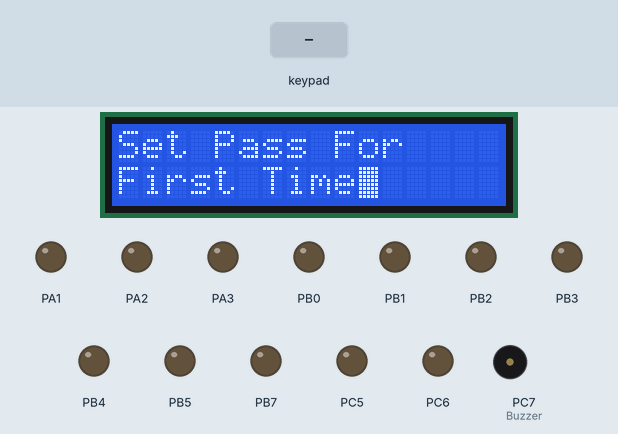
A program run on a simulated ATmega32, built with avr-gcc and emulated at 8 MHz. Shown: 16×2 character LCD, output pins drawn as LEDs (lit = HIGH), buzzer (waves = sounding, pin HIGH). Wiring (inferred from the signals the program sends): 4×4 keypad with keys 7 8 9 / 4 5 6 * 1 2 3 - C 0 = +: rows PD4, PD5, PD6, PD7; columns PD0, PD1, PD2, PD3. Wiring (inferred from the names in the program): 24Cxx EEPROM at I2C address 0x50; character LCD (HD44780): RS PC2; R/W PC3; E PC4; data PA4, PA5, PA6, PA7. Inputs (shaded band) come from the test bench. EEPROM starts erased; pins used as bus, display or sensor lines are not drawn.

Above: at 1.2 s.
1.3 s: keypad keys 7 + 5 = pressed 0.4 s apart
At 4.3 s:
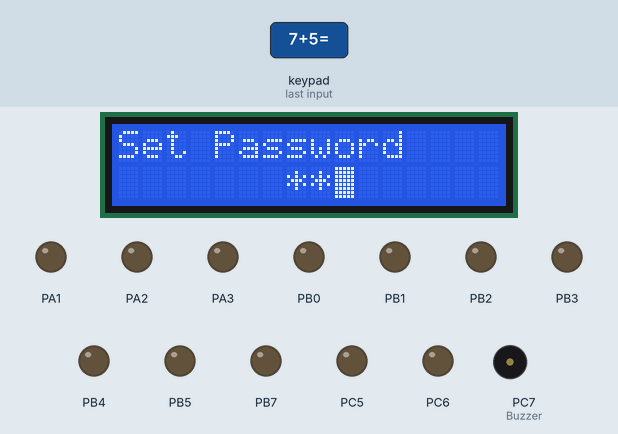
4.9 s: key '/' pressed
At 6.5 s:
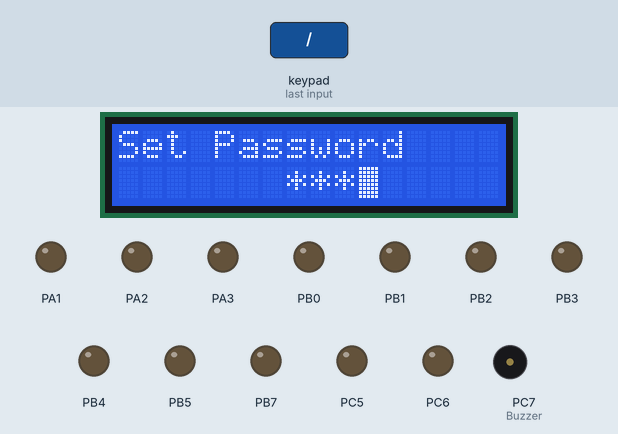
6.8 s: key 'C' pressed
At 7.9 s:
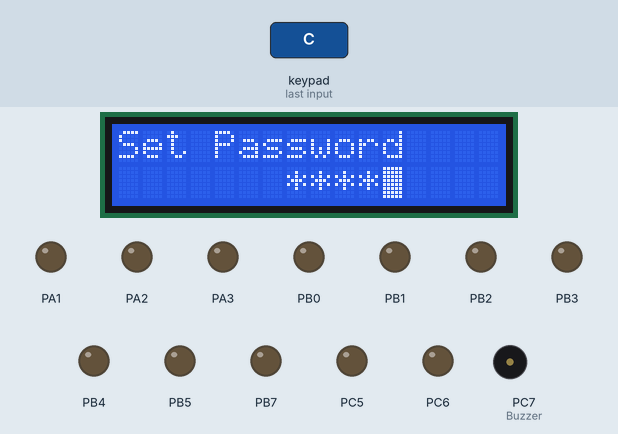
9.8 s: keypad keys 8 / 2 = pressed 0.4 s apart
At 13.5 s:
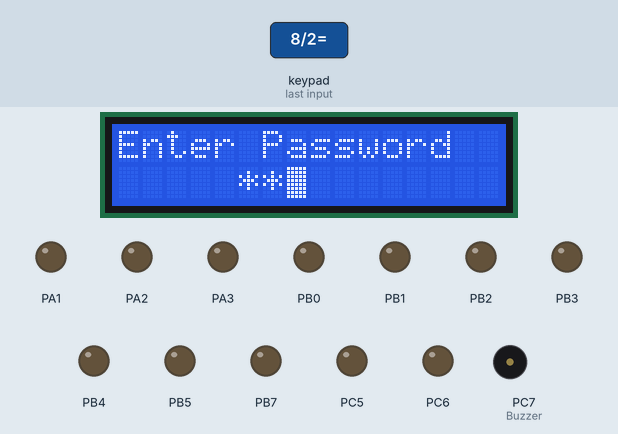
13.8 s: keypad keys 1 2 3 4 pressed 0.4 s apart
At 15.9 s:
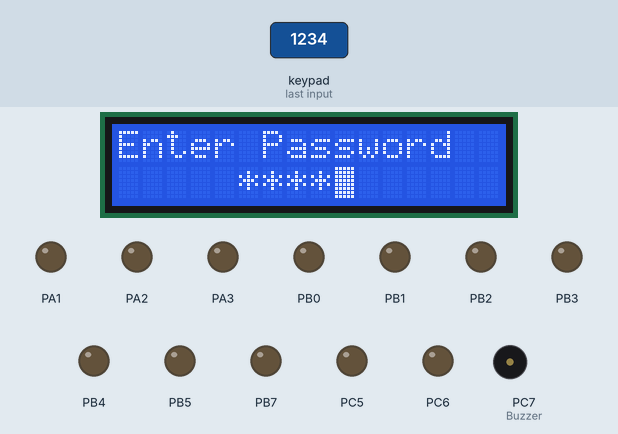
18.3 s: key '=' pressed
At 19.83 s:
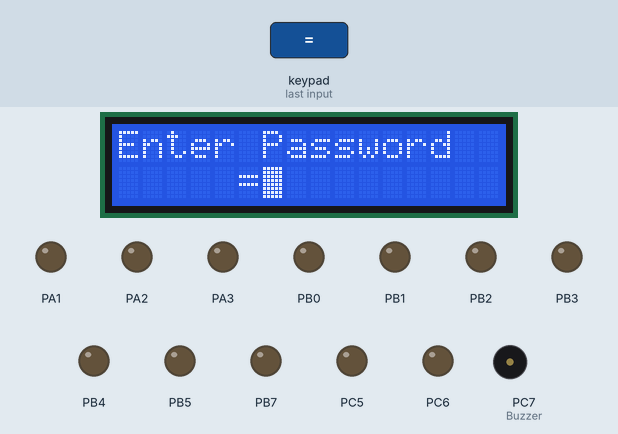
Timing chart, 0 to 21.3 s (numbered marks = the images above; inputs shaded):
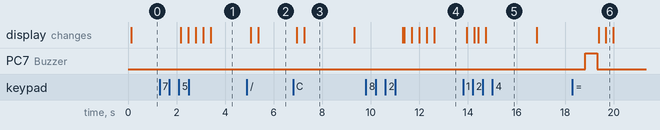

Measured:
- after the input at 1.3 s, the display: first differs from a run without the input after 1.2 s (image 1 shows a later state)
- after the input at 4.9 s, the display: first changes after 0.16 s (image 2 shows a later state)
- after the input at 6.8 s, the display: first changes after 0.16 s (image 3 shows a later state)
- after the input at 9.8 s, the display: first differs from a run without the input after 1.9 s (image 4 shows a later state)
- after the input at 13.8 s, the display: first changes after 0.16 s (image 5 shows a later state)
- what the display in image 3 shows lasts 2.0 s, from 7.3 s to 9.3 s

The program:

main.c
```c
/*
 * Safe.c
 *
 * Created: 06-Jan-24 2:54:32 PM
 * Author : MICHAEL
 */
#include "../LIB/STD_TYPES.h"
#include "../LIB/BIT_MATH.h"
#include <util/delay.h>

#include "../MCAL/DIO/DIO_interface.h"
#include "../MCAL/TWI/TWI_interface.h"
#include "../HAL/CLCD/CLCD_interface.h"
#include "../HAL/EEPROM/EEPROM_interface.h"
#include "../HAL/KPD/KPD_interface.h"

#define LCD_CLR_DELAY						2000
#define USER_BLOCK_DELAY					20000
#define PASSWORD_HIDE_DELAY					300

#define PASSWORD_DIGITS						4
#define PASSWORD_TRIES						3

#define FIRST_LOGIN_ADDRESS					100
#define PASS_SET							1

#define RIGHT_PASSWORD						4
#define WRONG_PASSWORD						5

u8 keyPressed;

void passwordCheck(u8 passArr[PASSWORD_DIGITS],u8 Copy_u8CopmareAddress);
void firstLoginPage(void);

int main(void)
{
	DIO_voidInit();
	KPD_voidInit();
	CLCD_voidInit();
	TWI_voidMasterInit(NO_ADDRESS);

	u8 PassArr[PASSWORD_DIGITS];

    while (1)
    {
		firstLoginPage();
		passwordCheck(PassArr,0);
		keyPressed = NOT_PRESSED;
		while(keyPressed == NOT_PRESSED)	//repeat till the user press any key
		{
			keyPressed = KPD_u8GetPressedKey(); //get the user pressed button in keypad and save the value in keyPressed
		}
		if (keyPressed == 'C')
		{
			EEPROM_voidWriteByte(0xFF,FIRST_LOGIN_ADDRESS);
			DIO_u8SetPinValue(DIO_u8PORTC,DIO_u8PIN6,DIO_u8HIGH);	//TurnOFF Green Led
		}
    }
}


void firstLoginPage(void)
{
	/* FIRST TIME LOGIN PAGE */
	/*
	   firstLoginStatus -> status of login first time or not (0xFF,1)
	   addresses that password will be saved (0,1,2,3)
	*/
	u8 firstLoginStatus , address=0 ,column, passCounter=0;
	EEPROM_voidReadByte(&firstLoginStatus,FIRST_LOGIN_ADDRESS);
	/* Check if content of address 100 in EEPROM = 0xFF then this is first login time and then set password for the first time */
	if(firstLoginStatus != PASS_SET)
	{
		CLCD_voidClearDisplay();
		CLCD_voidSendString("Set Pass For");
		CLCD_voidSendStringPosition("First Time",1,0);
		_delay_ms(LCD_CLR_DELAY);
		CLCD_voidClearDisplay();
		column=7;
		CLCD_voidSendString("Set Password");
		CLCD_voidMoveCursor(1,column);
		/* This loop will exit after entering 4 numbers as Password is 4 digits only */
		while(passCounter<PASSWORD_DIGITS){
			keyPressed = NOT_PRESSED;
			while(keyPressed == NOT_PRESSED)	//repeat till the user press any key
			{
				keyPressed = KPD_u8GetPressedKey(); //get the user pressed button in keypad and save the value in keyPressed
			}
			/* Display keyPressed on LCD and after PASSWORD_HIDE_DELAY display '*' */
			CLCD_voidSendCharPosition(keyPressed,1,column);
			_delay_ms(PASSWORD_HIDE_DELAY);
			CLCD_voidSendCharPosition('*',1,column);
			column++;

			/* save Admin password in addresses from 0 -> 3 in EEPROM */
			EEPROM_voidWriteByte(keyPressed,address);
			address++;
			passCounter++;
		}

		passCounter=0;	address=4;	column=12;
		_delay_ms(LCD_CLR_DELAY);
		CLCD_voidClearDisplay();
		CLCD_voidSendString("Password Saved");
		_delay_ms(LCD_CLR_DELAY);
		CLCD_voidClearDisplay();


		/* Write PASS_SET(1) in address 100 in EEPROM to indicate status of password as it is set, then this page is not appeared again*/
		EEPROM_voidWriteByte(PASS_SET,FIRST_LOGIN_ADDRESS);

	}

}


/* Function to Check password */
void passwordCheck(u8 passArr[PASSWORD_DIGITS],u8 Copy_u8CopmareAddress)
{
	u8 loginFlag=WRONG_PASSWORD ,Local_u8CompareAddress;
	u8 passCounter=0, column;
	while(loginFlag == WRONG_PASSWORD)
	{
			CLCD_voidClearDisplay();
			CLCD_voidSendString("Enter Password");
			DIO_u8SetPinValue(DIO_u8PORTC,DIO_u8PIN5,DIO_u8LOW);
			DIO_u8SetPinValue(DIO_u8PORTC,DIO_u8PIN6,DIO_u8LOW);
			column=5;	//password position
			/* Enter password to login */
			CLCD_voidMoveCursor(1,column);
			while(passCounter<PASSWORD_DIGITS){
				keyPressed = NOT_PRESSED;
				while (keyPressed == NOT_PRESSED)	//repeat till the user press any key
				{
					keyPressed = KPD_u8GetPressedKey();		//if the user pressed any button in keypad save the value in keyPressed
				}
				passArr[passCounter]=keyPressed;//add the entered character to the pass array
				CLCD_voidSendCharPosition(keyPressed,1,column);
				_delay_ms(PASSWORD_HIDE_DELAY);
				CLCD_voidSendCharPosition('*',1,column);
				column++;
				passCounter++;
			}
			passCounter = 0;
			/*
				compareVal-> value in EEPROM to be compared
				compareArrIndx -> index of array that holds tha password
				compareAddress -> address to be compared with array elements
			*/
			u8 compareVal,compareArrIndx=0;
			/* compare with password saved in EEPROM */
			Local_u8CompareAddress = Copy_u8CopmareAddress;
			while(passCounter<PASSWORD_DIGITS){
 				EEPROM_voidReadByte(&compareVal,Local_u8CompareAddress);
				if(compareVal == passArr[compareArrIndx])
					passCounter++;
				else{
					passCounter = WRONG_PASSWORD;
				}
				compareArrIndx++; Local_u8CompareAddress++;
			}
			/* check if the loop exit for entering right password (passCounter = RIGHT_PASSWORD) or wrong password (passCounter = WRONG_PASSWORD) */
			if(passCounter == RIGHT_PASSWORD){
				_delay_ms(LCD_CLR_DELAY);
				CLCD_voidClearDisplay();
				CLCD_voidSendString("Safe opened");
				DIO_u8SetPinValue(DIO_u8PORTC,DIO_u8PIN6,DIO_u8HIGH);	//TurnOn Green Led
				/* Change password flag to exit from login page and go to Rooms page*/
				loginFlag = RIGHT_PASSWORD;
			}
			else if(passCounter == WRONG_PASSWORD)
			{
				static s8 passTries = PASSWORD_TRIES; // Number of tries is 3
				_delay_ms(LCD_CLR_DELAY);
				CLCD_voidClearDisplay();
				CLCD_voidSendString("Wrong Password");
				passTries--;
				CLCD_voidMoveCursor(1,0);
				CLCD_voidSendString("Tries Left: ");	// display Number of Tries left for the user to enter password
				CLCD_voidSendNum(passTries);
				_delay_ms(LCD_CLR_DELAY);
				DIO_u8SetPinValue(DIO_u8PORTC,DIO_u8PIN7,DIO_u8HIGH);	// TurnOn Buzzer
				_delay_ms(500);
				DIO_u8SetPinValue(DIO_u8PORTC,DIO_u8PIN7,DIO_u8LOW);	// TurnOff Buzzer
				loginFlag = WRONG_PASSWORD;	passCounter = 0;
				/* No tries left then the user will be blocked for 20 Sec */
				if(passTries == 0){
					DIO_u8SetPinValue(DIO_u8PORTC,DIO_u8PIN5,DIO_u8HIGH);	// TurnOn Red led
					CLCD_voidClearDisplay();
					CLCD_voidSendString("Safe Closed");
					CLCD_voidSendStringPosition("Block For 20 Second",1,0);
					/* delay for 20 sec to Block the user */
					_delay_ms(USER_BLOCK_DELAY);
					//TIMER0_voidOVSetIntervalSynchronousMS(5000);
					CLCD_voidClearDisplay();
					/* Then return to enter password another time */
					loginFlag = WRONG_PASSWORD;	passCounter = 0; passTries=PASSWORD_TRIES;
				}
			}
		}	// End LOGIN PAGE

}
```

CLCD_config.h
```c
/*
 * CLCD_config.h
 *
 * Created: 10-Dec-23 11:45:04 AM
 *  Author: MICHAEL
 */


#ifndef CLCD_CONFIG_H_
#define CLCD_CONFIG_H_


/* Options:
	1- DIO_u8PORTA
	2- DIO_u8PORTB
	3- DIO_u8PORTC
	4- DIO_u8PORTD
*/

#define CLCD_CTRL_PORT	DIO_u8PORTC
#define CLCD_RS_PIN		DIO_u8PIN2
#define CLCD_RW_PIN		DIO_u8PIN3
#define CLCD_E_PIN		DIO_u8PIN4


#define CLCD_DATA_PORT	DIO_u8PORTA

/*Case of 4bit mode this is used*/
#define D4_ID DIO_u8PIN4
#define D5_ID DIO_u8PIN5
#define D6_ID DIO_u8PIN6
#define D7_ID DIO_u8PIN7


#define DISPLAY_CURSOR			CURSOR_ON

#define CLCD_MODE		FOUR_BIT

#endif /* CLCD_CONFIG_H_ */
```

EEPROM_config.h
```c
/*
 * EEPROM_config.h
 *
 * Created: 26-Dec-23 4:09:57 PM
 *  Author: MICHAEL
 */


#ifndef EEPROM_CONFIG_H_
#define EEPROM_CONFIG_H_


#define A2_BIT	0


#endif /* EEPROM_CONFIG_H_ */
```

KPD_config.h
```c
/*
 * KPD_config.h
 *
 * Created: 11-Dec-23 12:00:30 PM
 *  Author: MICHAEL
 */


#ifndef KPD_CONFIG_H_
#define KPD_CONFIG_H_

#define KPD_PORT	DIO_u8PORTD


#endif /* KPD_CONFIG_H_ */
```

CLCD_interface.h
```c
/*
 * CLCD_interface.h
 *
 * Created: 10-Dec-23 11:45:17 AM
 *  Author: MICHAEL
 */


#ifndef CLCD_INTERFACE_H_
#define CLCD_INTERFACE_H_

void CLCD_voidSendCommand(u8 copy_u8Command);

void CLCD_voidSendCharacter(u8 copy_u8Char);

void CLCD_voidInit(void);

void CLCD_voidSendString(char *copy_pcString);

void CLCD_voidClearDisplay(void);

void CLCD_voidMoveCursor(u8 copy_u8Row, u8 copy_u8Col);

void CLCD_voidSendNum(s32 copy_u8Num);

void CLCD_Custom_Char (u8 loc, u8 *msg);

void CLCD_voidCursorShift(u8 copy_u8CursorDir);

void CLCD_voidSendCharPosition(u8 copy_u8Char,u8 copy_u8Row, u8 copy_u8Col);

void CLCD_voidSendNumPosition(s32 copy_u8Num,u8 copy_u8Row, u8 copy_u8Col);

void CLCD_voidSendStringPosition(char *copy_pcString,u8 copy_u8Row, u8 copy_u8Col);


#define CURSOR_LEFT		0
#define CURSOR_RIGHT	1
#define DISPLAY_LEFT	2
#define DISPLAY_RIGHT	3


#endif /* CLCD_INTERFACE_H_ */
```

CLCD_program.c
```c
/*
 * CLCD_program.c
 *
 * Created: 10-Dec-23 11:47:51 AM
 *  Author: MICHAEL
 */
#include "../../LIB/STD_TYPES.h"
#include "../../LIB/BIT_MATH.h"
#include <avr/delay.h>
#include "../../MCAL/DIO/DIO_interface.h"

#include "CLCD_interface.h"
#include "CLCD_config.h"
#include "CLCD_private.h"


void CLCD_voidSendCommand(u8 copy_u8Command)
{
	/* RS = 0 */
	DIO_u8SetPinValue(CLCD_CTRL_PORT,CLCD_RS_PIN,DIO_u8LOW);
	/* RW = 0 */
	DIO_u8SetPinValue(CLCD_CTRL_PORT,CLCD_RW_PIN,DIO_u8LOW);

	#if (CLCD_MODE == EIGHT_BIT)
		/* Send Command */
		DIO_u8SetPortValue(CLCD_DATA_PORT,copy_u8Command);

		/* Enable */
		DIO_u8SetPinValue(CLCD_CTRL_PORT,CLCD_E_PIN,DIO_u8HIGH);

		/* delay */
		_delay_ms(2);

		/* Disable */
		DIO_u8SetPinValue(CLCD_CTRL_PORT,CLCD_E_PIN,DIO_u8LOW);

	#else

		///*Sending the higher nibble*/
		DIO_u8SetPinValue(CLCD_DATA_PORT, D4_ID, GET_BIT(copy_u8Command, DIO_u8PIN4));
		DIO_u8SetPinValue(CLCD_DATA_PORT, D5_ID, GET_BIT(copy_u8Command, DIO_u8PIN5));
		DIO_u8SetPinValue(CLCD_DATA_PORT, D6_ID, GET_BIT(copy_u8Command, DIO_u8PIN6));
		DIO_u8SetPinValue(CLCD_DATA_PORT, D7_ID, GET_BIT(copy_u8Command, DIO_u8PIN7));
		DIO_u8SetPinValue(CLCD_CTRL_PORT,CLCD_E_PIN,DIO_u8HIGH);

		_delay_ms(1);
		/*Sending the lower nibble*/
		DIO_u8SetPinValue(CLCD_CTRL_PORT,CLCD_E_PIN,DIO_u8LOW); /*Falling edge to perform the instruction*/

		DIO_u8SetPinValue(CLCD_DATA_PORT, D4_ID, GET_BIT(copy_u8Command, DIO_u8PIN0));
		DIO_u8SetPinValue(CLCD_DATA_PORT, D5_ID, GET_BIT(copy_u8Command, DIO_u8PIN1));
		DIO_u8SetPinValue(CLCD_DATA_PORT, D6_ID, GET_BIT(copy_u8Command, DIO_u8PIN2));
		DIO_u8SetPinValue(CLCD_DATA_PORT, D7_ID, GET_BIT(copy_u8Command, DIO_u8PIN3));
		DIO_u8SetPinValue(CLCD_CTRL_PORT,CLCD_E_PIN,DIO_u8HIGH);
		_delay_ms(2);

		DIO_u8SetPinValue(CLCD_CTRL_PORT,CLCD_E_PIN,DIO_u8LOW); /*Falling edge to perform the instruction*/

		#endif

}

void CLCD_voidSendCharacter(u8 copy_u8Char)
{
	/* RS = 1 */
	DIO_u8SetPinValue(CLCD_CTRL_PORT,CLCD_RS_PIN,DIO_u8HIGH);
	/* RW = 0 */
	DIO_u8SetPinValue(CLCD_CTRL_PORT,CLCD_RW_PIN,DIO_u8LOW);

	#if (CLCD_MODE == EIGHT_BIT)
		/* Send Data */
		DIO_u8SetPortValue(CLCD_DATA_PORT,copy_u8Char);

		/* Enable */
		DIO_u8SetPinValue(CLCD_CTRL_PORT,CLCD_E_PIN,DIO_u8HIGH);
		/* delay */
		_delay_ms(2);

		DIO_u8SetPinValue(CLCD_CTRL_PORT,CLCD_E_PIN,DIO_u8LOW);
	#else
		/*Sending the higher nibble*/
		DIO_u8SetPinValue(CLCD_DATA_PORT, D4_ID, GET_BIT(copy_u8Char, DIO_u8PIN4));
		DIO_u8SetPinValue(CLCD_DATA_PORT, D5_ID, GET_BIT(copy_u8Char, DIO_u8PIN5));
		DIO_u8SetPinValue(CLCD_DATA_PORT, D6_ID, GET_BIT(copy_u8Char, DIO_u8PIN6));
		DIO_u8SetPinValue(CLCD_DATA_PORT, D7_ID, GET_BIT(copy_u8Char, DIO_u8PIN7));

		/* Enable */
		DIO_u8SetPinValue(CLCD_CTRL_PORT,CLCD_E_PIN,DIO_u8HIGH);
		/* delay */
		_delay_ms(1);

		DIO_u8SetPinValue(CLCD_CTRL_PORT,CLCD_E_PIN,DIO_u8LOW);

		/*Sending the lower nibble*/
		DIO_u8SetPinValue(CLCD_DATA_PORT, D4_ID, GET_BIT(copy_u8Char, DIO_u8PIN0));
		DIO_u8SetPinValue(CLCD_DATA_PORT, D5_ID, GET_BIT(copy_u8Char, DIO_u8PIN1));
		DIO_u8SetPinValue(CLCD_DATA_PORT, D6_ID, GET_BIT(copy_u8Char, DIO_u8PIN2));
		DIO_u8SetPinValue(CLCD_DATA_PORT, D7_ID, GET_BIT(copy_u8Char, DIO_u8PIN3));
		/* Enable */
		DIO_u8SetPinValue(CLCD_CTRL_PORT,CLCD_E_PIN,DIO_u8HIGH);
		/* delay */
		_delay_ms(2);

		DIO_u8SetPinValue(CLCD_CTRL_PORT,CLCD_E_PIN,DIO_u8LOW);
		#endif


}

void CLCD_voidInit(void)
{
	_delay_ms(35);

	#if (CLCD_MODE == EIGHT_BIT)
		/* Function set (8 bits mode ,2 lines , 5*7) */
		CLCD_voidSendCommand(0b00111000);
		/* Display ON/OFF  */
		CLCD_voidSendCommand(DISPLAY_CURSOR);
		/* Clear display  */
		CLCD_voidSendCommand(0b00000001);


	#else
		/* Function set (4 bits mode ,2 lines , 5*7) */
		CLCD_voidSendCommand(0b00000010);
		CLCD_voidSendCommand(0b00101000);
		/* Display ON/OFF  */
		CLCD_voidSendCommand(DISPLAY_CURSOR);

		/* Clear display  */
		CLCD_voidSendCommand(0b0000001);


	#endif
}

void CLCD_voidSendString(char *copy_pcString)
{
	u8 Local_u8Iterator=0;
	while ( copy_pcString[Local_u8Iterator] != '\0')
	{
		CLCD_voidSendCharacter(copy_pcString[Local_u8Iterator]);
		Local_u8Iterator++;
	}
}

void CLCD_voidClearDisplay(void)
{
	#if CLCD_MODE == EIGHT_BIT
		CLCD_voidSendCommand(0b00000001);
	#else
		CLCD_voidSendCommand(0b0000001);
	#endif
}

void CLCD_voidMoveCursor(u8 copy_u8Row, u8 copy_u8Col)
{
		u8 Local_u8Address = copy_u8Col + copy_u8Row*(0x40);
		SET_BIT(Local_u8Address,7);
		CLCD_voidSendCommand(Local_u8Address);
}

void CLCD_voidSendNum(s32 copy_u8Num)
{
	u8 Local_u8Digits[10],flag=0;
	s8 i=0;

	if(copy_u8Num == 0){
		CLCD_voidSendCharacter('0');
	}
	if(copy_u8Num < 0){
		copy_u8Num = copy_u8Num * -1;
		flag = 1;
	}
	while(copy_u8Num != 0)
	{
		Local_u8Digits[i] = copy_u8Num % 10;
		copy_u8Num = copy_u8Num / 10;
		i++;
	}
	i--;

	if(flag == 1){
		CLCD_voidSendCharacter('-');
	}

	while(i >=0 )
	{
		CLCD_voidSendCharacter(Local_u8Digits[i]+'0');
		i--;
	}

}

void CLCD_Custom_Char(u8 loc, u8 *msg)
{
    u8 i;
    if(loc<8)
    {
     CLCD_voidSendCommand(0x40 + (loc*8));  /* Command 0x40 and onwards forces the device to point CGRAM address */
       for(i=0;i<8;i++)  /* Write 8 byte for generation of 1 character */
           CLCD_voidSendCharacter(msg[i]);
    }
		/* Return cursor to home*/
		CLCD_voidSendCommand(0x80);

}

void CLCD_voidCursorShift(u8 copy_u8CursorDir)
{
	switch(copy_u8CursorDir)
	{
		case 0:	CLCD_voidSendCommand(0b00010000); break;
		case 1:	CLCD_voidSendCommand(0b00010100); break;
		case 2:	CLCD_voidSendCommand(0b00011000); break;
		case 3:	CLCD_voidSendCommand(0b00011100); break;

	}

}


void CLCD_voidSendCharPosition(u8 copy_u8Char,u8 copy_u8Row, u8 copy_u8Col)
{
	/* Set cursor poisiton */
	CLCD_voidMoveCursor(copy_u8Row,copy_u8Col);
	CLCD_voidSendCharacter(copy_u8Char);

}


void CLCD_voidSendNumPosition(s32 copy_u8Num,u8 copy_u8Row, u8 copy_u8Col)
{
	/* Set cursor poisiton */
	CLCD_voidMoveCursor(copy_u8Row,copy_u8Col);
	CLCD_voidSendNum(copy_u8Num);

}

void CLCD_voidSendStringPosition(char *copy_pcString,u8 copy_u8Row, u8 copy_u8Col)
{
	CLCD_voidMoveCursor(copy_u8Row,copy_u8Col);
	CLCD_voidSendString(copy_pcString);
}
```

EEPROM_interface.h
```c
/*
 * EEPROM_interface.h
 *
 * Created: 26-Dec-23 7:07:52 PM
 *  Author: MICHAEL
 */


#ifndef EEPROM_INTERFACE_H_
#define EEPROM_INTERFACE_H_


void EEPROM_voidWriteByte(u8 Copy_u8Data,u16 Copy_u16Address);

void EEPROM_voidReadByte(u8 *Copy_u8Ptr, u16 Copy_u16Address);


#endif /* EEPROM_INTERFACE_H_ */
```

EEPROM_program.c
```c
/*
 * EEPROM_program.c
 *
 * Created: 26-Dec-23 2:44:21 PM
 *  Author: MICHAEL
 */
#include "../../LIB/BIT_MATH.h"
#include "../../LIB/STD_TYPES.h"
#include <avr/delay.h>
#include "../../MCAL/TWI/TWI_interface.h"
#include "EEPROM_config.h"


void EEPROM_voidWriteByte(u8 Copy_u8Data,u16 Copy_u16Address)
{
	TWI_SendStartCond();

	TWI_SendSlaveAddressWithWrite(0b1010<<3 | A2_BIT<<2 | Copy_u16Address>>8);
	TWI_MasterSendDataWithAck((u8) Copy_u16Address);
	TWI_MasterSendDataWithAck(Copy_u8Data);


	TWI_SendStopCond();

	_delay_ms(10);
}


void EEPROM_voidReadByte(u8 *Copy_u8Ptr, u16 Copy_u16Address)
{
	TWI_SendStartCond();

	TWI_SendSlaveAddressWithWrite(0b1010<<3 | A2_BIT<<2 | Copy_u16Address>>8);
	TWI_MasterSendDataWithAck((u8) Copy_u16Address);
	/* Dummy write */
	//	TWI_MasterSendDataWithAck(0);

	TWI_SendRepeatedStartCond();
	/* read with Ack */
	TWI_SendSlaveAddressWithRead(0b1010<<3 | A2_BIT<<2 | Copy_u16Address>>8);
	TWI_MasterReceiveDataWithNack(Copy_u8Ptr);

	TWI_SendStopCond();

	_delay_ms(10);
}
```

KPD_interface.h
```c
/*
 * KPD_interface.h
 *
 * Created: 11-Dec-23 12:00:08 PM
 *  Author: MICHAEL
 */


#ifndef KPD_INTERFACE_H_
#define KPD_INTERFACE_H_

void KPD_voidInit(void);

u8 KPD_u8GetPressedKey(void);

#define NOT_PRESSED 255

#endif /* KPD_INTERFACE_H_ */
```

KPD_program.c
```c
/*
 * KPD_program.c
 *
 * Created: 11-Dec-23 12:01:04 PM
 *  Author: MICHAEL
 */
#include "../../LIB/STD_TYPES.h"
#include "../../LIB/BIT_MATH.h"
#include <avr/delay.h>

#include "../../MCAL/DIO/DIO_interface.h"

#include "KPD_config.h"
#include "KPD_interface.h"
#include "KPD_private.h"


void KPD_voidInit()
{
	/* Activate Pull-up for rows, and init the columns with high */
	DIO_u8SetPortValue(KPD_PORT,DIO_u8ALL_HIGH);

}

u8 KPD_u8GetPressedKey(void)
{
	u8 Local_u8KPDMappedArr[4][4]= {
		{ '7'  , '8' , '9' , '/' },
		{ '4'  , '5' , '6' , '*' },
		{ '1'  , '2' , '3' , '-' },
		{ 'C' , '0' , '=' , '+' }
	};

	u8 Local_u8Key = NOT_PRESSED;
	u8 Local_u8PinValue;

	for(u8 Col=0;Col<4;Col++)
	{
		DIO_u8SetPinValue(KPD_PORT,Col,DIO_u8LOW);

		for(u8 Row=0;Row<4;Row++)
		{
			/* (Row+4) for reading higher bits in Port */
			DIO_u8GetPinValue(KPD_PORT,Row + 4,&Local_u8PinValue);
			if(Local_u8PinValue == 0)
			{
				Local_u8Key = Local_u8KPDMappedArr[Row][Col];
				_delay_ms(3);
				while(Local_u8PinValue == 0)
				{
					DIO_u8GetPinValue(KPD_PORT,Row + 4,&Local_u8PinValue);
				}
			}
		}
		DIO_u8SetPinValue(KPD_PORT,Col,DIO_u8HIGH);
	}
	return Local_u8Key;
}
```

CLCD_private.h
```c
/*
 * CLCD_private.h
 *
 * Created: 10-Dec-23 11:48:08 AM
 *  Author: MICHAEL
 */


#ifndef CLCD_PRIVATE_H_
#define CLCD_PRIVATE_H_

#define CURSOR_ON		0b00001101
#define CURSOR_OFF		0b00001100

/*Available modes*/
#define FOUR_BIT 1
#define EIGHT_BIT 0


#endif /* CLCD_PRIVATE_H_ */
```

KPD_private.h
```c
/*
 * KPD_private.h
 *
 * Created: 11-Dec-23 12:00:53 PM
 *  Author: MICHAEL
 */


#ifndef KPD_PRIVATE_H_
#define KPD_PRIVATE_H_


#endif /* KPD_PRIVATE_H_ */
```

STD_TYPES.h
```c
#ifndef STD_TYPES_H_
#define STD_TYPES_H_

typedef		unsigned char 	u8;
typedef		signed char 	s8;

typedef		unsigned short int 	u16;
typedef		signed short  int 	s16;

typedef		unsigned long int  	u32;
typedef		signed long int 	s32;

typedef		unsigned long long int  u64;
typedef		signed long long int 	s64;

typedef 	float 					f32;
typedef 	double 					f64;
typedef 	long double 			f128;


#define OK							0
#define NOK							1

#define NULL					(void*) 0

#endif
```

Source omitted: BIT_MATH.h (1126 bytes), DIO_config.h (2774 bytes), DIO_interface.h (1098 bytes), DIO_private.h (1903 bytes), DIO_program.c (4222 bytes), DIO_register.h (760 bytes), TWI_config.h (158 bytes), TWI_interface.h (1085 bytes), TWI_private.h (381 bytes), TWI_program.c (3927 bytes), TWI_register.h (994 bytes)
